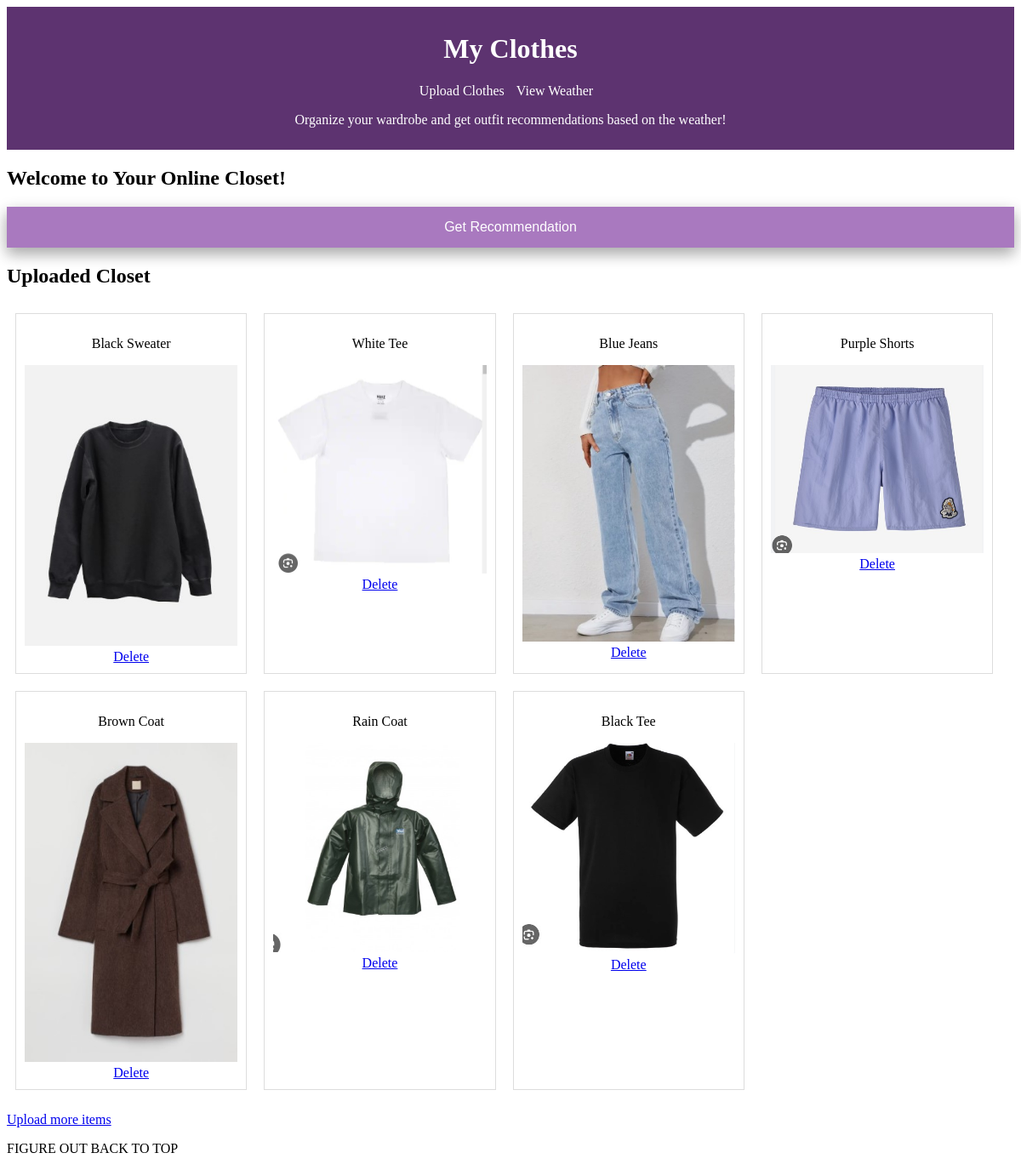
The page / on the database its author committed.
### models.py (models this page shows)
class Item(db.Model):
    id = db.Column(db.Integer, primary_key=True)
    description = db.Column(db.String(255), nullable=False)
    file_name = db.Column(db.String(255), nullable=False)
    clothingtype = db.Column(db.String(255), nullable=False)
    colour = db.Column(db.String(255), nullable=False)

### app.py (the view)
@app.route('/')
def index():
    items = Item.query.all()
    return render_template('index.html',items=items)

### templates/index.html (shortened to what this page needs)
<!DOCTYPE html>
<html lang="en">
<head>
    <link rel="stylesheet" type="text/css" href="{{ url_for('static', filename='styles.css') }}">
</head>
<body>
    <header>
        <h1>My Clothes</h1>
        <nav>
            <ul>
                <ul>
                    <li><a href="/upload">Upload Clothes</a></li>
                    <li><a href="/weather">View Weather</a></li>
            </ul>
        </nav>
        <p>Organize your wardrobe and get outfit recommendations based on the weather!</p>
    </header>
    <main>
        <section>
            <h1>Welcome to Your Online Closet!</h1>
            <button type="submit" class="button1"> Get Recommendation </button>
        </section>
    </main>
    <h2>Uploaded Closet</h2>
    <div class="item-container">
    {% for item in items %}
        <div class="item-box">
            <p>{{ item.description }}</p>
            <img src="{{ url_for('static', filename='uploads/' + item.file_name) }}" alt="Uploaded Image">
            <a href="{{ url_for('delete_item', item_id=item.id) }}">Delete</a>
        </div>
    {% endfor %}
    </div>
    <p><a href="{{ url_for('upload') }}">Upload more items</a></p>
    <footer>
        <p>FIGURE OUT BACK TO TOP</p>
    </footer>
</body>
</html>

### static/styles.css (style rules this page uses)
header { background-color: #5d3370; color: #fff; text-align: center; padding: 10px; }
nav ul { list-style: none; padding: 0; margin: 0; }
nav ul li { display: inline; margin-right: 10px; }
nav a { text-decoration: none; color: #fff; }
.button1 { background-color: #a979bf; border: none; color: white; padding: 15px 32px; text-align: center; text-decoration: none; display: inline-block; font-size: 16px; width: 100%; box-shadow: 0 8px 16px 0 rgba(0,0,0,0.2), 0 6px 20px 0 rgba(0,0,0,0.19); }
.item-container { display: flex; flex-wrap: wrap; width: 100%; box-sizing: border-box; }
.item-box { width: 23%; box-sizing: border-box; border: 1px solid #ddd; padding: 10px; margin: 10px; text-align: center; box-sizing: border-box; }
.item-box img { max-width: 100%; height: auto; }

### rows shown on the page
Item: description "Black Sweater", file_name (picture)
Item: description "White Tee", file_name (picture)
Item: description "Blue Jeans", file_name (picture)
Item: description "Purple Shorts", file_name (picture)
Item: description "Brown Coat", file_name (picture)
Item: description "Rain Coat", file_name (picture)
Item: description "Black Tee", file_name (picture)
